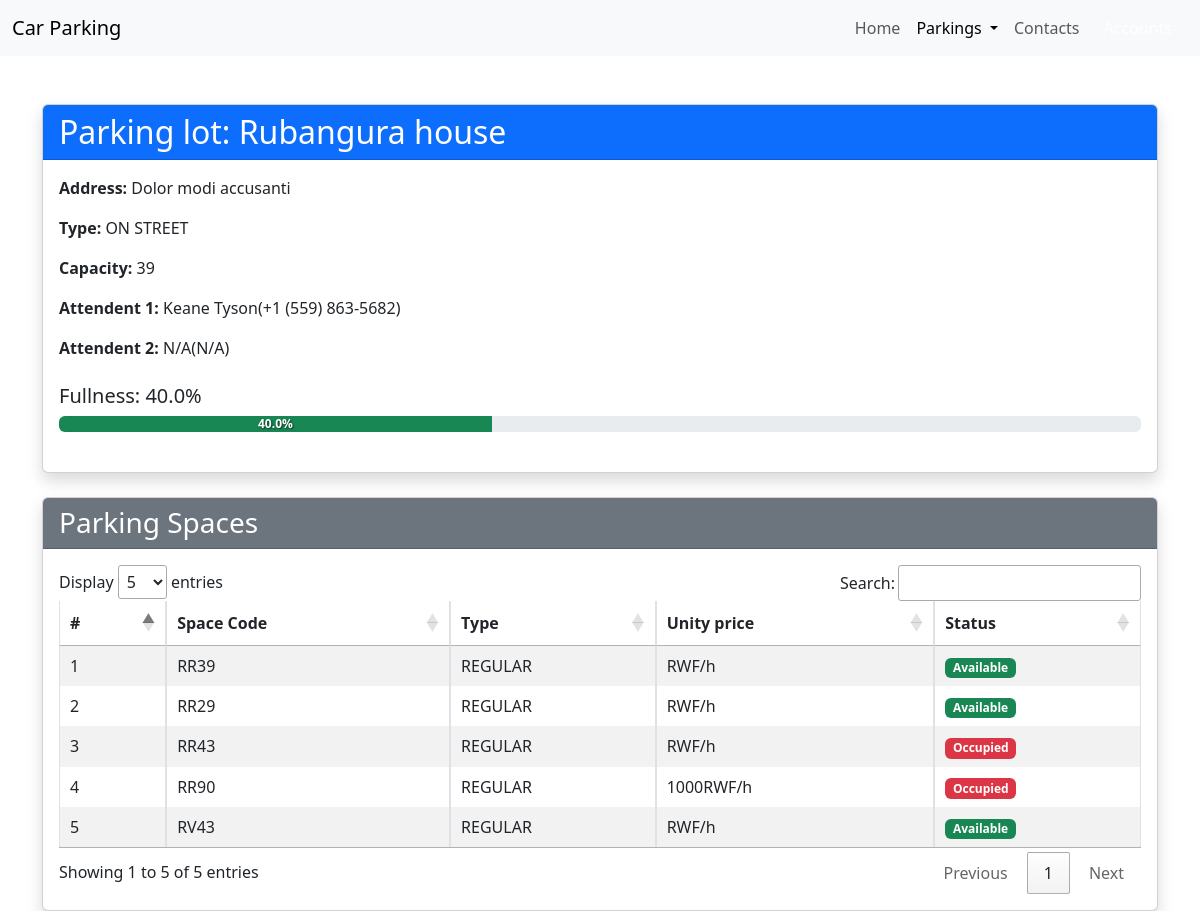
The app's page /parking/5, older data.
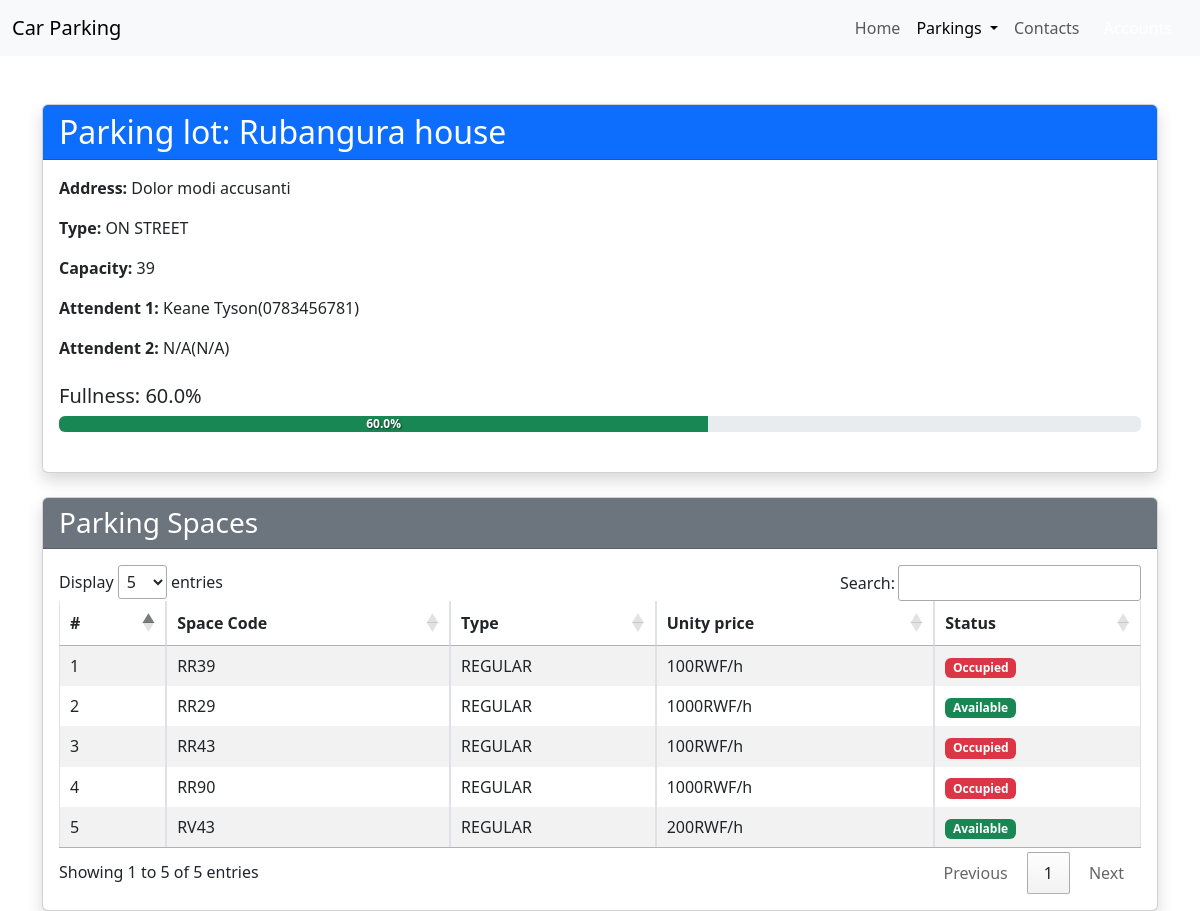
The same page, newer data.
### app/models.py (models this page shows, shortened)
class ParkingLot(models.Model):
    name = models.CharField(max_length=255, unique=True)
    gpsLocation = models.CharField(max_length=255)
    address = models.CharField(max_length=255)
    type = models.CharField(max_length=20, choices=[('ON STREET', 'On Street'), ('OFF STREET', 'Off Street')], default='ON STREET')
    capacity = models.IntegerField()
    restrictions = models.CharField(max_length=255, blank=True, null=True)  # Store as a comma-separated string
    security = models.BooleanField(default=False)
    lighting = models.BooleanField(default=False)
    chargingStation = models.BooleanField(default=False)
    manager_1 = models.ForeignKey('User', related_name='primary_manager', null=True, on_delete=models.SET_NULL)
    manager_2 = models.ForeignKey('User', related_name='secondary_manager', null=True, blank=True, on_delete=models.SET_NULL)
    created_at = models.DateTimeField(auto_now_add=True)

class User(AbstractUser):
    class Role(models.TextChoices):
        ATTENDANTS = "ATTENDANTS", "Attendants"
        ADMIN = "ADMIN", "Admin"
        CLIENT = "CLIENT", "Client"
    role = models.CharField(
        max_length=50,
        choices=Role.choices,
        default=Role.CLIENT  # Set default role to CLIENT
    )
    phone_number = models.CharField(
        validators=[phone_regex],
        max_length=10,
        unique=True,
        null=True
    )
    groups = models.ManyToManyField(
        'auth.Group',
        related_name='users',
        blank=True,
        help_text='The groups this user belongs to.'
    )
    user_permissions = models.ManyToManyField(
        'auth.Permission',
        related_name='users',
        blank=True,
        help_text='Specific permissions for this user.'
    )

class ParkingSpace(models.Model):
    parking_lot = models.ForeignKey('ParkingLot', on_delete=models.PROTECT, related_name='parking_spaces')
    subscription = models.ForeignKey('Subscription', on_delete=models.PROTECT, null=True, blank=True)
    space_code = models.CharField(max_length=6, unique=True)
    type = models.CharField(max_length=20, choices=SPACE_TYPE_CHOICES, default='REGULAR')
    status = models.BooleanField(default=False)
    created_at = models.DateTimeField(auto_now_add=True)

class Subscription(models.Model):
    name = models.CharField(max_length=255, unique=True)
    price = models.IntegerField()
    discount_rate = models.PositiveIntegerField(validators=[MaxValueValidator(100)])
    terms = models.TextField()
    created_at = models.DateTimeField(auto_now_add=True)

### app/views.py (the view)
# urls.py: path('parking/<int:parking_id>', views.parkingH, name="parkingH"),
def parkingH(request, parking_id):
    parking_lot = get_object_or_404(ParkingLot, id=parking_id)
    parking_spaces = parking_lot.parking_spaces.all()
    total_spaces = parking_spaces.count()
    occupied_spaces = parking_spaces.filter(status=True).count()  # Status True = occupied
    fullness_percentage = (occupied_spaces / total_spaces) * 100 if total_spaces > 0 else 0
    parkinglots = ParkingLot.objects.all()
    context = {
        'parking_lot': parking_lot,
        'parking_spaces': parking_spaces,
        'fullness_percentage': round(fullness_percentage, 2),
        'active_menu': 'parkingH',
        'parkinglots': parkinglots,
    }
    return render(request, 'parking_details.html', context)

### app/templates/app/parking_details.html (shortened to what the changed rows need)
<!DOCTYPE html>
<html lang="en">
<head>
    <link href="https://cdn.jsdelivr.net/npm/bootstrap@5.3.0/dist/css/bootstrap.min.css" rel="stylesheet">
    <link href="https://cdn.datatables.net/1.13.5/css/jquery.dataTables.min.css" rel="stylesheet">
</head>
<body>
    <div class="container mt-5">
        <div class="card shadow mb-4">
            <div class="card-header bg-primary text-white">
                <h2 class="mb-0">Parking lot: {{ parking_lot.name }}</h2>
            </div>
            <div class="card-body">
                <p><strong>Address:</strong> {{ parking_lot.address }}</p>
                <p><strong>Type:</strong> {{ parking_lot.type }}</p>
                <p><strong>Capacity:</strong> {{ parking_lot.capacity }}</p>
                <p><strong>Attendent 1:</strong> {{ parking_lot.manager_1.get_full_name|default:"N/A" }}({{ parking_lot.manager_1.phone_number }})</p>
                <p><strong>Attendent 2:</strong> {{ parking_lot.manager_2.get_full_name|default:"N/A" }}({{ parking_lot.manager_2.phone_number|default:"N/A" }})</p>
                <h5 class="mt-4">Fullness: {{ fullness_percentage }}%</h5>
                <div class="progress mb-4">
                    <div class="progress-bar bg-success" role="progressbar" style="width: {{ fullness_percentage }}%"
                         aria-valuenow="{{ fullness_percentage }}" aria-valuemin="0" aria-valuemax="100">
                        {{ fullness_percentage }}%
                    </div>
                </div>
            </div>
        </div>
        <div class="card shadow">
            <div class="card-body">
                <table id="parkingSpacesTable" class="table table-striped table-bordered">
                    <thead>
                        <tr>
                            <th>#</th>
                            <th>Space Code</th>
                            <th>Type</th>
                            <th>Unity price</th>
                            <th>Status</th>
                        </tr>
                    </thead>
                    <tbody>
                        {% for space in parking_spaces %}
                        <tr>
                            <td>{{ forloop.counter }}</td>
                            <td>{{ space.space_code }}</td>
                            <td>{{ space.type }}</td>
                            <td>{{ space.subscription.price }}RWF/h</td>
                            <td>
                                {% if space.status %}
                                <span class="badge bg-danger">Occupied</span>
                                {% else %}
                                <span class="badge bg-success">Available</span>
                                {% endif %}
                            </td>
                        </tr>
                        {% endfor %}
                    </tbody>
                </table>
            </div>
        </div>
    </div>
</body>
</html>

Row changes from the older to the newer data that the page shows:
changed through a linked row, ParkingLot "Rubangura house": manager_1.phone_number "+1 (559) 863-5682" → "0783456781"
changed ParkingSpace "RR39": subscription.price (not shown) → "100"; status "Available" → "Occupied"
changed ParkingSpace "RR29": subscription.price (not shown) → "1000"
changed ParkingSpace "RR43": subscription.price (not shown) → "100"
changed ParkingSpace "RV43": subscription.price (not shown) → "200"
Text that changed along with them:
{{ fullness_percentage }}: "40.0" → "60.0"
{{ fullness_percentage }}: 40.0 → 60.0 (drawn)
